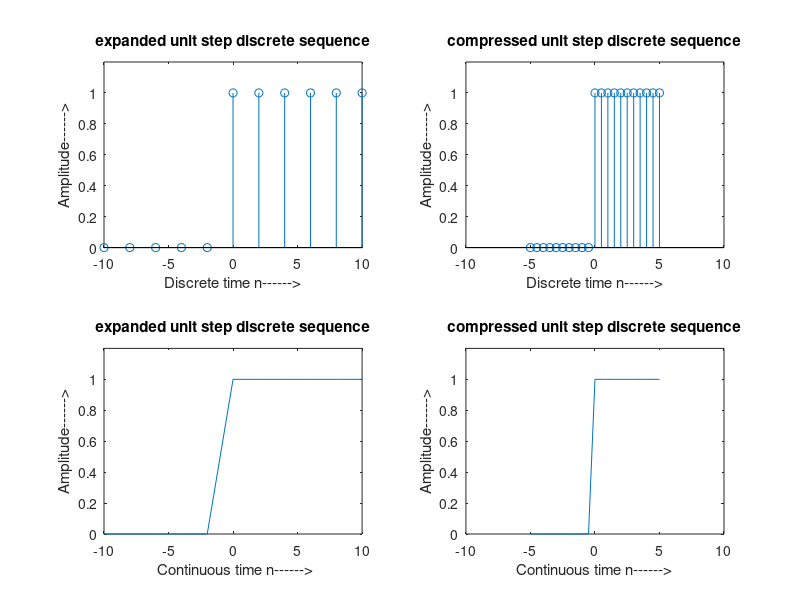
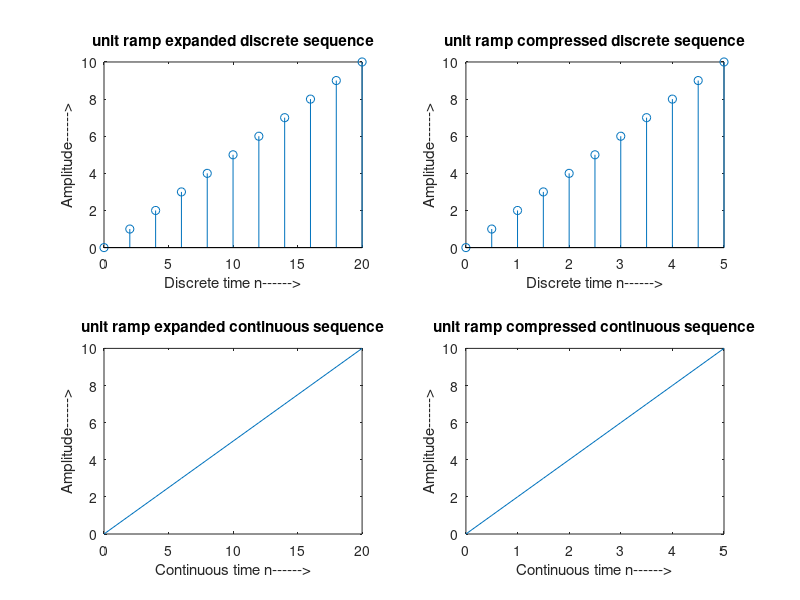
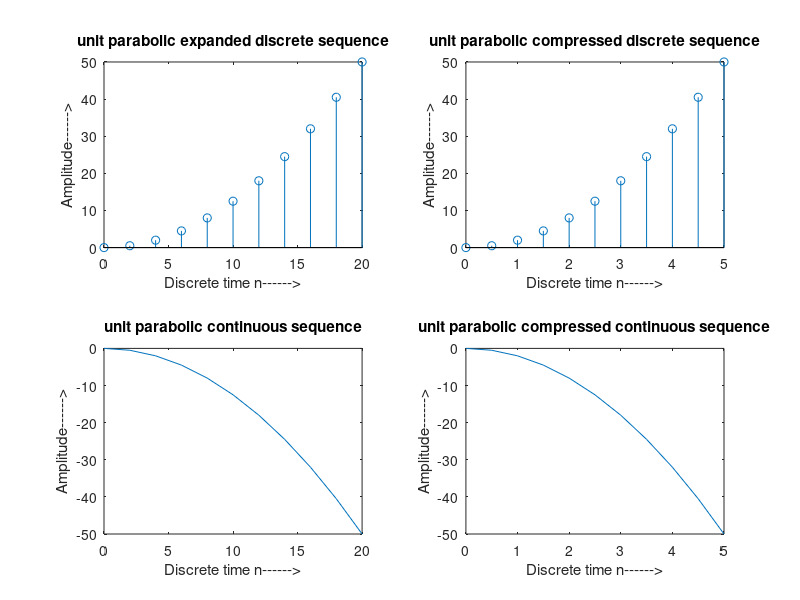
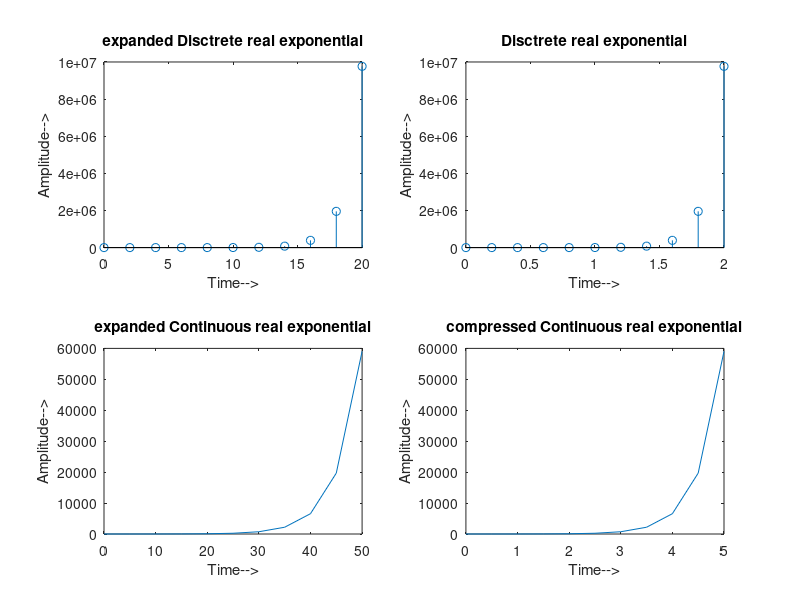

These figures' MATLAB source, in order:
% unit step expanded discrete sequence
n=-10:1:10;
step=[zeros(1,10),ones(1,11)];
figure;
subplot(2,2,1);
stem(2*n,step);
xlabel('Discrete time n------>');
ylabel('Amplitude------>');
title('expanded unit step discrete sequence');
axis([-10 10 0 1.2]);

% unit step compressed discrete sequence
n=-10:1:10;
step=[zeros(1,10),ones(1,11)];
subplot(2,2,2);
stem(n/2,step);
xlabel('Discrete time n------>');
ylabel('Amplitude------>');
title('compressed unit step discrete sequence');
axis([-10 10 0 1.2]);


% unit step expanded continuous sequence
n=-10:1:10;
step=[zeros(1,10),ones(1,11)];
subplot(2,2,3);
plot(2*n,step);
xlabel(' Continuous time n------>');
ylabel('Amplitude------>');
title('expanded unit step discrete sequence');
axis([-10 10 0 1.2]);

% unit step compressed continuous sequence
n=-10:1:10;
step=[zeros(1,10),ones(1,11)];
subplot(2,2,4);
plot(n/2,step);
xlabel('Continuous time n------>');
ylabel('Amplitude------>');
title('compressed unit step discrete sequence');
axis([-10 10 0 1.2]);


% unit expanded ramp discrete sequence
n=0:1:10;
ramp=n;
figure;
subplot(2,2,1);
stem(n*2,ramp);
xlabel('Discrete time n------>');
ylabel('Amplitude------>');
title('unit ramp expanded discrete sequence');

% unit ramp compressed discrete sequence
n=0:1:10;
ramp=n;
subplot(2,2,2);
stem(n/2,ramp);
xlabel('Discrete time n------>');
ylabel('Amplitude------>');
title('unit ramp compressed discrete sequence');


% unit ramp expanded continuous sequence
n=0:1:10;
ramp=n;
subplot(2,2,3);
plot(n*2,ramp);
xlabel('Continuous time n------>');
ylabel('Amplitude------>');
title('unit ramp expanded continuous sequence');

% unit ramp compressed continuous sequence
n=0:1:10;
ramp=n;
subplot(2,2,4);
plot(n/2,ramp);
xlabel('Continuous time n------>');
ylabel('Amplitude------>');
title('unit ramp compressed continuous sequence');



% unit parabolic expanded discrete sequence
n=0:1:10;
parabola=0.5*(n.^2);
figure;
subplot(2,2,1);
stem(n*2,parabola);
xlabel('Discrete time n------>');
ylabel('Amplitude------>');
title('unit parabolic expanded discrete sequence');

% unit parabolic compressed discrete sequence
n=0:1:10;
parabola=0.5*(n.^2);
subplot(2,2,2);
stem(n/2,parabola);
xlabel('Discrete time n------>');
ylabel('Amplitude------>');
title('unit parabolic compressed discrete sequence');


% unit parabolic expanded continuous sequence
n=0:1:10;
parabola2=0.5*(-n.^2);
subplot(2,2,3);
plot(n*2,parabola2);
xlabel('Discrete time n------>');
ylabel('Amplitude------>');
title('unit parabolic continuous sequence');


% unit parabolic compressed continuous sequence
n=0:1:10;
parabola2=0.5*(-n.^2);
subplot(2,2,4);
plot(n/2,parabola2);
xlabel('Discrete time n------>');
ylabel('Amplitude------>');
title('unit parabolic compressed continuous sequence');



% expanded Disctrete real exponential
n=0:10;
a=5;
x=a.^n;
figure;
subplot(2,2,1);
stem(n*2,x);
xlabel('Time-->');
ylabel('Amplitude-->');
title('expanded Disctrete real exponential');

%compressed Disctrete real exponential
n=0:10;
a=5;
x=a.^n;
subplot(2,2,2);
stem(n/5,x);
xlabel('Time-->');
ylabel('Amplitude-->');
title('Disctrete real exponential');


%expanded Continuous real exponential
n=0:10;
a=3;
x=a.^n;
subplot(2,2,3);
plot(n*5,x);
xlabel('Time-->');
ylabel('Amplitude-->');
title('expanded Continuous real exponential');


%compressed Continuous real exponential
n=0:10;
a=3;
x=a.^n;
subplot(2,2,4);
plot(n/2,x);
xlabel('Time-->');
ylabel('Amplitude-->');
title('compressed Continuous real exponential');
